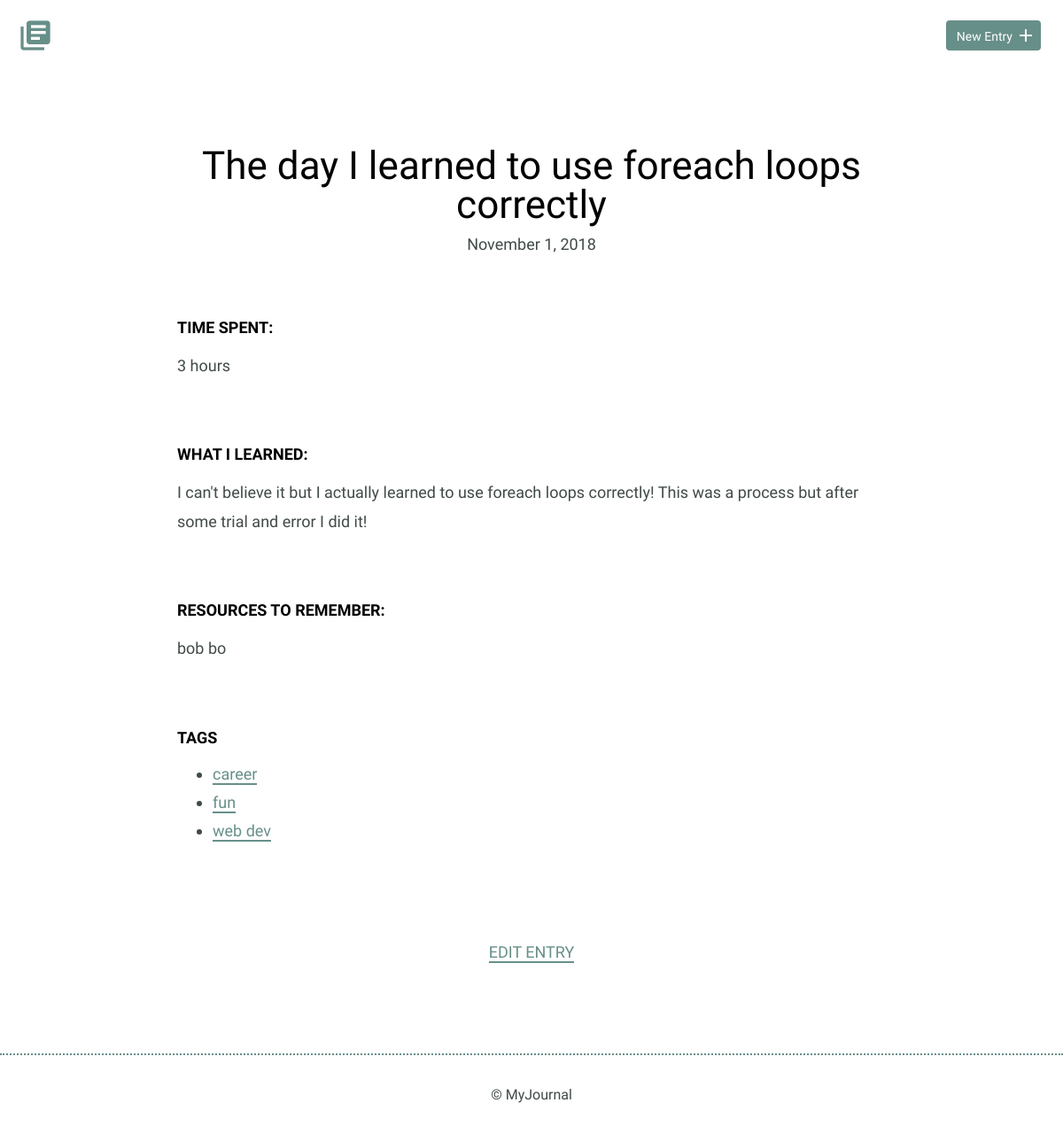
The app's page /detail.php?id=3, older data.
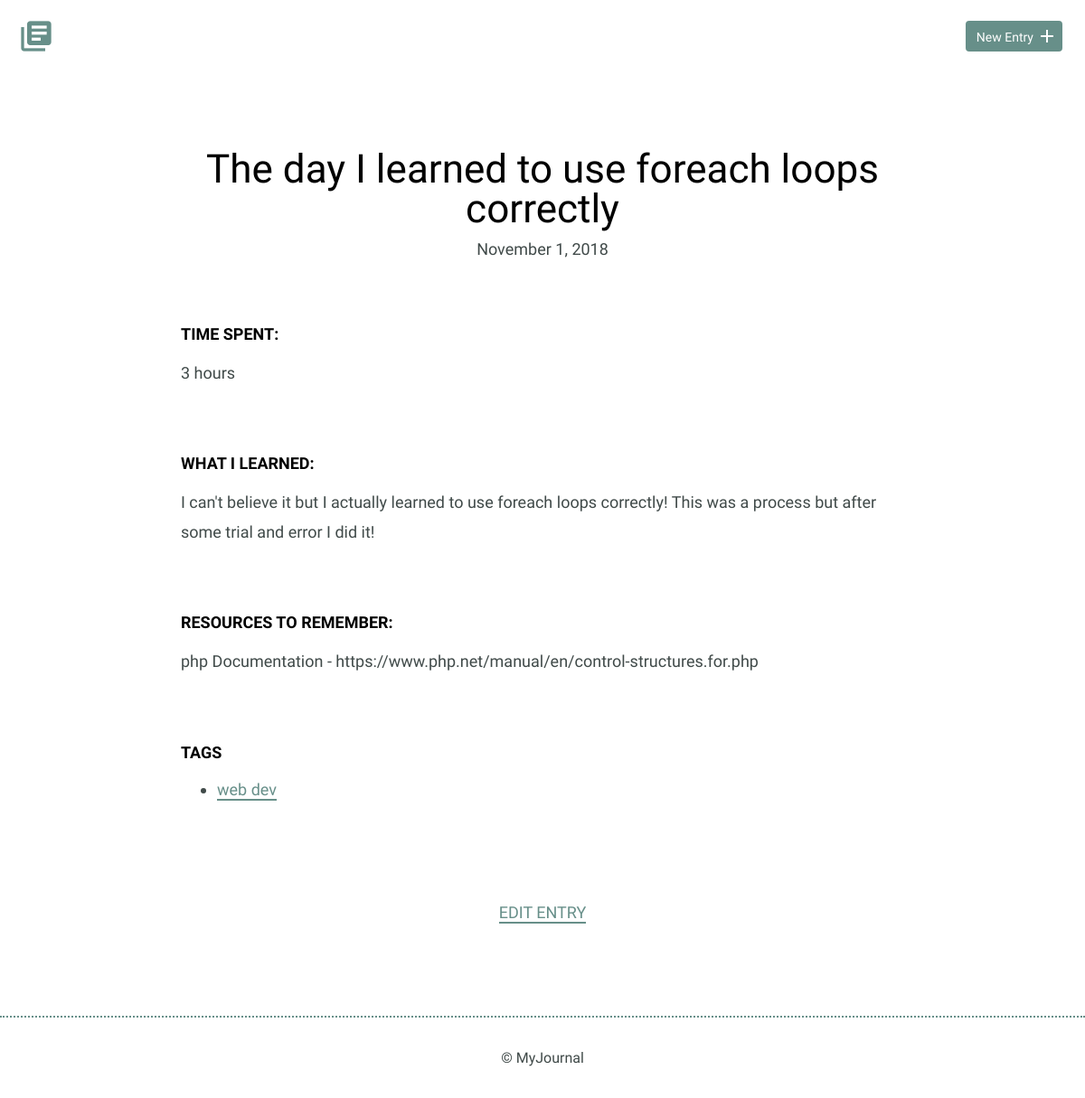
The same page, newer data.
### tables this page shows
CREATE TABLE "entries" (
	"id"	INTEGER,
	"title"	TEXT,
	"date"	TEXT,
	"time_spent"	INTEGER,
	"learned"	BLOB,
	"resources"	BLOB,
	PRIMARY KEY("id")
);

### inc/functions.php (called while the page is built, shortened)
<?php
function get_tags($id)
{
  include('connection.php');
  try {
    $results = $db->prepare('
      SELECT tags.tag FROM entries
      JOIN tags_entry ON entries.id = tags_entry.entry_id
      JOIN tags ON tags.id = tags_entry.tag_id WHERE entries.id = ?
      ');
    $results->bindValue(1, $id);
    $results->execute();
  } catch (Eception $e) {
    echo 'Error: ' . $e->getMessage();
    return(array());
  }
  foreach (($results->fetchAll(PDO::FETCH_ASSOC)) as $item) {
      $tags[] = $item['tag'];
  }
  return $tags;
}
function get_entry($id)
{
  include('connection.php');
  try {
    $results = $db->prepare('SELECT * FROM entries WHERE id = ?');
    $results->bindValue(1, $id);
    $results->execute();
  } catch (Eception $e) {
    echo 'Error: ' . $e->getMessage();
    return false;
  }
  $entry = $results->fetch();
  return ($entry);
}

### detail.php (the view)
<?php
include 'inc/header.php';
?>
                <div class="entry-list single">
                    <article>
                      <?php
                        $entry = get_entry($_GET['id']);
                        echo "<h1>" . $entry['title'] . "</h1>\n";
                        echo "<time datetime='" . date( 'Y-m-d' , strtotime($entry['date'])) . "'>";
                           echo date( 'F j, Y' , strtotime($entry['date']));
                        echo "</time>\n";
                        echo "<div class='entry'>\n";
                          echo "<h3>Time Spent: </h3>\n";
                          echo "<p>" . $entry['time_spent'] . "</p>\n";
                        echo "</div>\n";
                        echo "<div class='entry'>\n";
                          echo "<h3>What I Learned:</h3>\n";
                          echo "<p>" . $entry['learned'] . "</p>\n";
                        echo "</div>\n";
                        echo "<div class='entry'>\n";
                          echo "<h3>Resources to Remember:</h3>\n";
                          echo "<p>" . $entry['resources'] . "</p>\n";
                        echo "</div>\n";
                        echo "<div class='entry'>\n";
                          echo "<h3>Tags</h3>";
                          echo "<ul>";
                          foreach (get_tags($entry['id']) as $tag) {
                            echo "<li><a href='index.php?tag='". $tag ."'>" . $tag . "</a></li>";
                          }
                          echo "</ul>";
                        echo "</div>";
                      ?>
                    </article>
                </div>
            </div>
            <div class="edit">
                <p><a href="<?php echo 'new.php?id=' . $entry['id'];?>">Edit Entry</a></p>
<?php
  include('inc/footer.php');
?>

Row changes from the older to the newer data that the page shows:
changed entries "The day I learned to use foreach loops correctly": resources "bob bo" → "php Documentation - https://www.php.net/manual/en/control-structures.for.php"
Text that changed along with them:
list line gone: "career"
list line gone: "fun"
